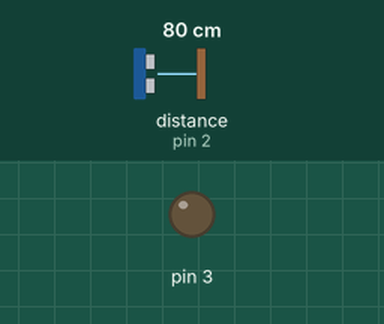
Simulated run of this sketch. Board: Arduino Uno, built with avr-gcc and run on an emulated ATmega328P. Shown: output pins drawn as LEDs (lit = HIGH). Inputs (shaded band) come from the test bench; at power-on: distance to the obstacle (sensor on pin 2) 80 cm. The echo pulse lasts 58.3 µs per cm.

Above: at 1.2 s.
1.3 s: distance to the obstacle (sensor on pin 2) set to 66 cm
2.8 s: distance to the obstacle (sensor on pin 2) set to 58 cm
At 4.0 s:
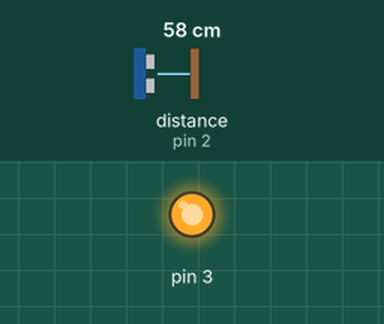
4.3 s: distance to the obstacle (sensor on pin 2) set to 10 cm
5.8 s: distance to the obstacle (sensor on pin 2) set to 7 cm
At 7.0 s:
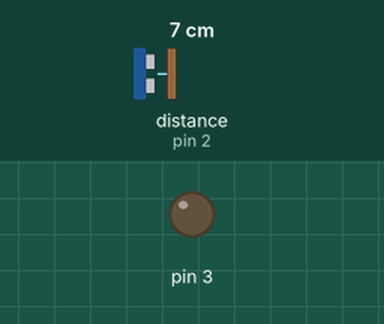
7.3 s: distance to the obstacle (sensor on pin 2) set to 9 cm
At 8.1 s:
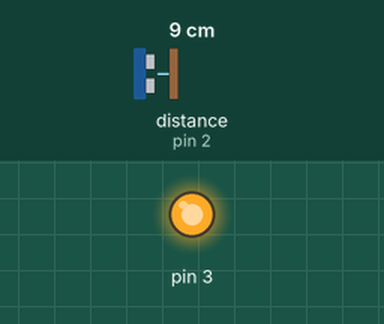
Timing chart, 0 to 9.8 s (numbered marks = the images above; inputs shaded):
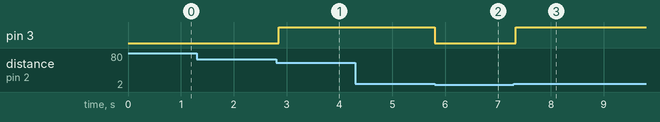

The sketch:

ultrasonicforquad.ino
```cpp
long duration;

void setup() {
  // initialize serial communication:
  DDRD |= B00001000; //pin 3 is output to the flight controller into pin 12
}

void loop() {

  duration = timer();

  if(duration <= 3500 && duration >= 500){  //about 2 feet, equation is 158 per inch
    duration = timer();
    if(duration <=3500 && duration >=500){
      PORTD |= B00001000;
    }
  }
  else{
    PORTD &= B11110111;
  }
  delay(50);
}

long timer(){
  DDRD |= B00000100;
  PORTD &= B11111011;
  delayMicroseconds(2);
  PORTD |= B0000100;
  delayMicroseconds(5);
  PORTD &= B11111011;

  DDRD &= B11111011;
  return pulseIn(2, HIGH);
}
```

Measured:
- the behaviour switches between 61 and 60 cm on distance to the obstacle (sensor on pin 2) (found by bisection; images 0 and 1)
- the behaviour switches between 9 and 8 cm on distance to the obstacle (sensor on pin 2) (found by bisection; images 1 and 2)
- after the input at 1.3 s, every drawn part: stays the same
- after the input at 2.8 s, pin 3: LOW → HIGH after 0.05 s
- after the input at 4.3 s, every drawn part: stays the same
- after the input at 5.8 s, pin 3: HIGH → LOW at once
- after the input at 7.3 s, pin 3: LOW → HIGH at once
